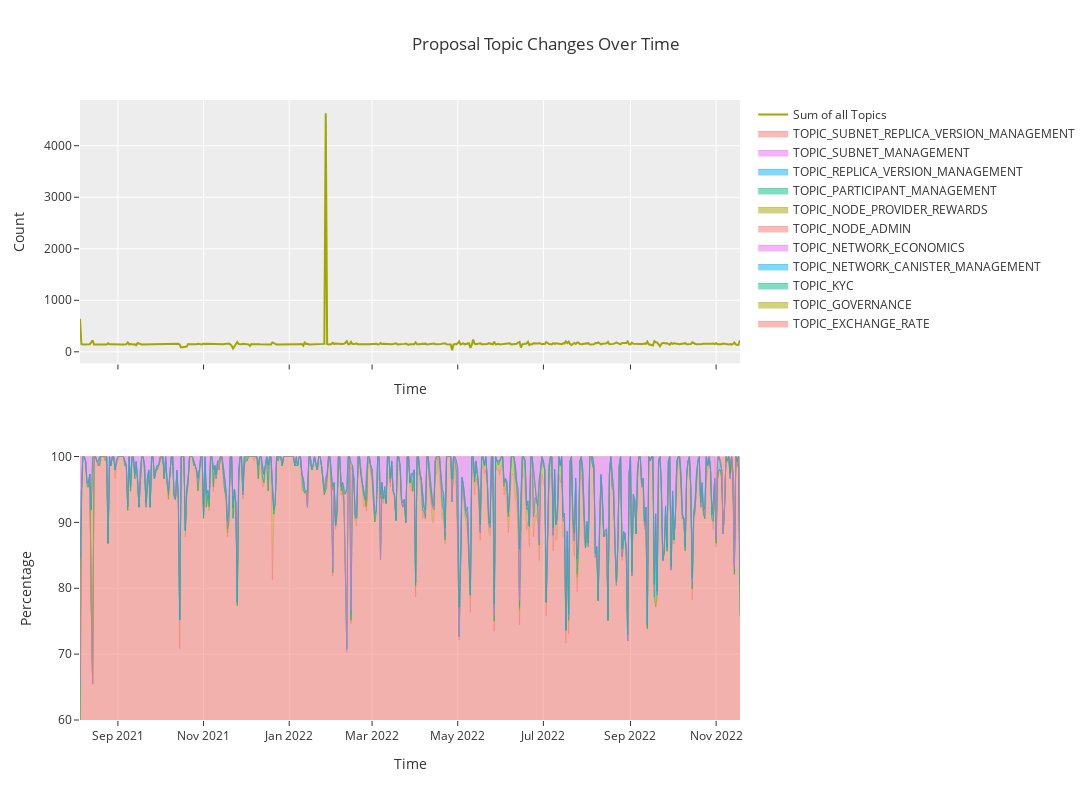

This figure's notebook cell:
### Code cell
fig = make_subplots(rows=2, cols=1, shared_xaxes=True)

for topic in topics:
    fig.add_trace(go.Scatter(
        x=topic_time_stats['updated_at'],
        y=topic_time_stats[topic],
        mode='lines',
        line=dict(width=0.5),
        stackgroup='one',
        groupnorm='percent',
        name=topic,
    ), row=2, col=1)

fig.add_traces(
    go.Line(x=topic_time_stats['updated_at'], y=topic_time_stats['sum'], name='Sum of all Topics'))

fig.update_layout(
    dict(title='Proposal Topic Changes Over Time', width=1200, height=800))

# fig.update_layout(yaxis_range=(0, 100))
fig.update_xaxes(title='Time')

fig['layout']['yaxis2'].update(title='Percentage', range=[60, 100])
fig['layout']['yaxis1'].update(title='Count')

fig.show()
with open('figures/topic_area_chart.html', 'w') as f:
    f.write(fig.to_html())

### Figure 1 — Plotly figure (JSON) as saved in the notebook; plotly's stock layout.template omitted (floating-point values rounded to 4 significant figures; data arrays with more than 128 entries replaced by an {"elided": "..."} marker saying what was removed)
{"data": [{"groupnorm": "percent", "line": {"width": 0.5}, "mode": "lines", "name": "TOPIC_EXCHANGE_RATE", "stackgroup": "one", "type": "scatter", "x": {"elided": "471 str values"}, "xaxis": "x2", "y": {"elided": "471 int values"}, "yaxis": "y2"}, {"groupnorm": "percent", "line": {"width": 0.5}, "mode": "lines", "name": "TOPIC_GOVERNANCE", "stackgroup": "one", "type": "scatter", "x": {"elided": "471 str values"}, "xaxis": "x2", "y": {"elided": "471 int values"}, "yaxis": "y2"}, {"groupnorm": "percent", "line": {"width": 0.5}, "mode": "lines", "name": "TOPIC_KYC", "stackgroup": "one", "type": "scatter", "x": {"elided": "471 str values"}, "xaxis": "x2", "y": {"elided": "471 int values"}, "yaxis": "y2"}, {"groupnorm": "percent", "line": {"width": 0.5}, "mode": "lines", "name": "TOPIC_NETWORK_CANISTER_MANAGEMENT", "stackgroup": "one", "type": "scatter", "x": {"elided": "471 str values"}, "xaxis": "x2", "y": {"elided": "471 int values"}, "yaxis": "y2"}, {"groupnorm": "percent", "line": {"width": 0.5}, "mode": "lines", "name": "TOPIC_NETWORK_ECONOMICS", "stackgroup": "one", "type": "scatter", "x": {"elided": "471 str values"}, "xaxis": "x2", "y": {"elided": "471 int values"}, "yaxis": "y2"}, {"groupnorm": "percent", "line": {"width": 0.5}, "mode": "lines", "name": "TOPIC_NODE_ADMIN", "stackgroup": "one", "type": "scatter", "x": {"elided": "471 str values"}, "xaxis": "x2", "y": {"elided": "471 int values"}, "yaxis": "y2"}, {"groupnorm": "percent", "line": {"width": 0.5}, "mode": "lines", "name": "TOPIC_NODE_PROVIDER_REWARDS", "stackgroup": "one", "type": "scatter", "x": {"elided": "471 str values"}, "xaxis": "x2", "y": {"elided": "471 int values"}, "yaxis": "y2"}, {"groupnorm": "percent", "line": {"width": 0.5}, "mode": "lines", "name": "TOPIC_PARTICIPANT_MANAGEMENT", "stackgroup": "one", "type": "scatter", "x": {"elided": "471 str values"}, "xaxis": "x2", "y": {"elided": "471 int values"}, "yaxis": "y2"}, {"groupnorm": "percent", "line": {"width": 0.5}, "mode": "lines", "name": "TOPIC_REPLICA_VERSION_MANAGEMENT", "stackgroup": "one", "type": "scatter", "x": {"elided": "471 str values"}, "xaxis": "x2", "y": {"elided": "471 int values"}, "yaxis": "y2"}, {"groupnorm": "percent", "line": {"width": 0.5}, "mode": "lines", "name": "TOPIC_SUBNET_MANAGEMENT", "stackgroup": "one", "type": "scatter", "x": {"elided": "471 str values"}, "xaxis": "x2", "y": {"elided": "471 int values"}, "yaxis": "y2"}, {"groupnorm": "percent", "line": {"width": 0.5}, "mode": "lines", "name": "TOPIC_SUBNET_REPLICA_VERSION_MANAGEMENT", "stackgroup": "one", "type": "scatter", "x": {"elided": "471 str values"}, "xaxis": "x2", "y": {"elided": "471 int values"}, "yaxis": "y2"}, {"name": "Sum of all Topics", "type": "scatter", "x": {"elided": "471 str values"}, "y": {"elided": "471 int values"}}], "layout": {"height": 800, "title": {"text": "Proposal Topic Changes Over Time"}, "width": 1200, "xaxis": {"anchor": "y", "domain": [0, 1], "matches": "x2", "showticklabels": false, "title": {"text": "Time"}}, "xaxis2": {"anchor": "y2", "domain": [0, 1], "title": {"text": "Time"}}, "yaxis": {"anchor": "x", "domain": [0.575, 1], "title": {"text": "Count"}}, "yaxis2": {"anchor": "x2", "domain": [0, 0.425], "range": [60, 100], "title": {"text": "Percentage"}}}}
